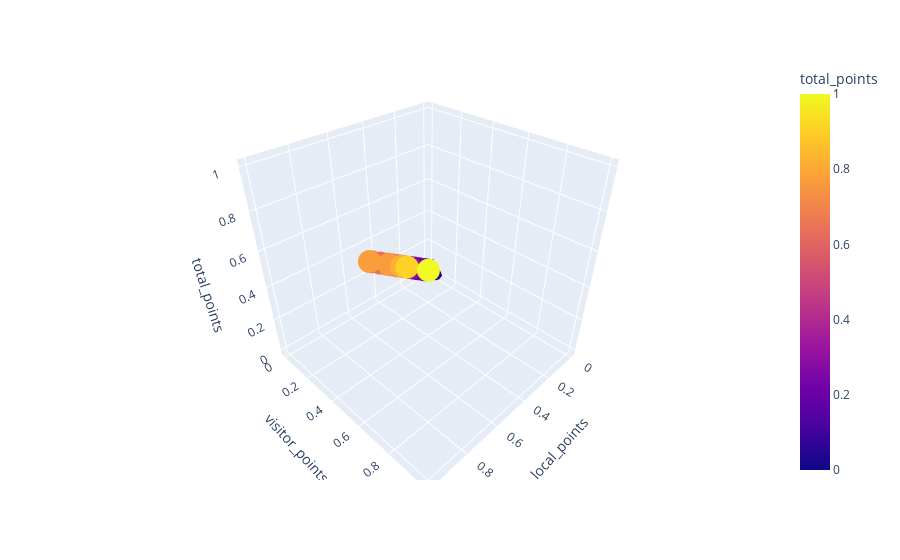

Source (notebook cell):
### Markdown cell above
**Show the clusters in 3D**

### Code cell
import plotly.express as px

fig = px.scatter_3d(x, x='local_points', y='visitor_points', z='total_points', color='total_points')
fig.show()

### Figure 1 — Plotly figure (JSON) as saved in the notebook; plotly's stock layout.template omitted (floating-point values rounded to 4 significant figures)
{"data": [{"hovertemplate": "local_points=%{x}<br>visitor_points=%{y}<br>total_points=%{marker.color}<extra></extra>", "legendgroup": "", "marker": {"color": [0.03125, 0.7711, 0.8201, 0.9079, 0.5718, 0.1056, 0.2289, 0.2618, 0.05321, 0.2289, 0.1579, 0.6106, 0.03885, 0.3184, 0.4198, 0.1419, 0.1554, 0.1968, 0.4139, 0.1368, 0.09628, 0.0152, 1, 0.7686, 0, 0.04983, 0.2872, 0.2846, 0.6427, 0.6444, 0.04561, 0.647, 0.3995, 0.6309], "coloraxis": "coloraxis", "symbol": "circle"}, "mode": "markers", "name": "", "scene": "scene", "showlegend": false, "type": "scatter3d", "x": [0.04704, 0.8858, 0.8696, 0.9435, 0.6653, 0.1358, 0.2621, 0.3132, 0.06317, 0.2823, 0.2016, 0.7379, 0.04973, 0.371, 0.496, 0.1425, 0.1667, 0.2258, 0.4785, 0.1519, 0.1277, 0.005376, 1, 0.8454, 0, 0.05511, 0.3401, 0.3723, 0.7473, 0.711, 0.04704, 0.7258, 0.4731, 0.6922], "y": [0.004545, 0.5773, 0.7364, 0.8477, 0.4136, 0.05455, 0.1727, 0.175, 0.03636, 0.1386, 0.08409, 0.3955, 0.02045, 0.2295, 0.2909, 0.1409, 0.1364, 0.1477, 0.3045, 0.1114, 0.04318, 0.03182, 1.0, 0.6386, 0, 0.04091, 0.1977, 0.1364, 0.4659, 0.5318, 0.04318, 0.5136, 0.275, 0.5273], "z": [0.03125, 0.7711, 0.8201, 0.9079, 0.5718, 0.1056, 0.2289, 0.2618, 0.05321, 0.2289, 0.1579, 0.6106, 0.03885, 0.3184, 0.4198, 0.1419, 0.1554, 0.1968, 0.4139, 0.1368, 0.09628, 0.0152, 1, 0.7686, 0, 0.04983, 0.2872, 0.2846, 0.6427, 0.6444, 0.04561, 0.647, 0.3995, 0.6309]}], "layout": {"coloraxis": {"colorbar": {"title": {"text": "total_points"}}, "colorscale": [[0, "#0d0887"], [0.1111, "#46039f"], [0.2222, "#7201a8"], [0.3333, "#9c179e"], [0.4444, "#bd3786"], [0.5556, "#d8576b"], [0.6667, "#ed7953"], [0.7778, "#fb9f3a"], [0.8889, "#fdca26"], [1, "#f0f921"]]}, "legend": {"tracegroupgap": 0}, "margin": {"t": 60}, "scene": {"domain": {"x": [0, 1], "y": [0, 1]}, "xaxis": {"title": {"text": "local_points"}}, "yaxis": {"title": {"text": "visitor_points"}}, "zaxis": {"title": {"text": "total_points"}}}}}
